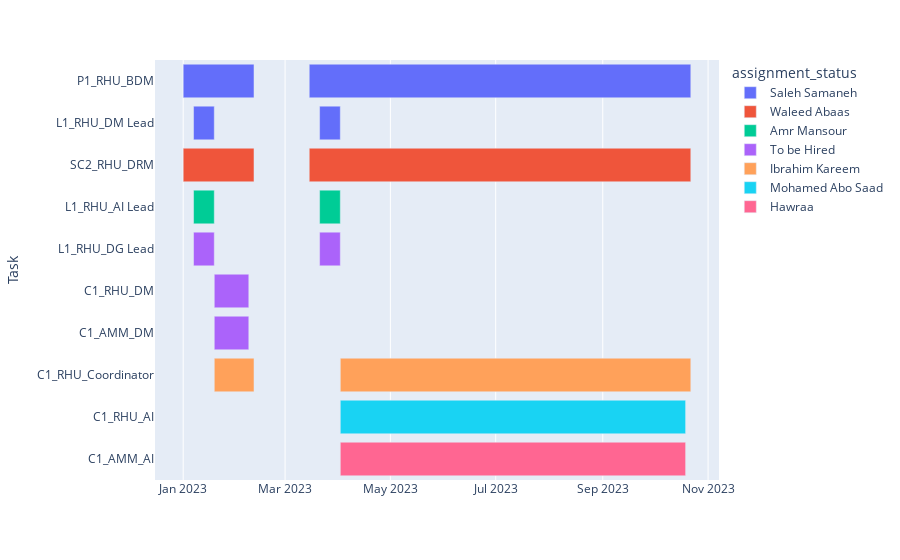

This figure's notebook cell:
### Code cell
def assignment_fullfilment(project,task):
    dict_1=ra_dict[project]
    try :
        assignment=dict_1[task][0]
    except: 
        assignment="To be Hired"
    return assignment

pd_2=utils.convert_to_pd(pipeline_tasks)
pd_2['assignment_status']=pd_2[["Project","Task"]].apply(lambda x:assignment_fullfilment(*x),axis=1)

utils.plot_assignment_gantt_chart(pd_2)

### Figure 1 — Plotly figure (JSON) as saved in the notebook; plotly's stock layout.template omitted (floating-point values rounded to 4 significant figures)
{"data": [{"alignmentgroup": "True", "base": ["2023-01-01T00:00:00", "2023-01-07T00:00:00", "2023-03-15T00:00:00", "2023-03-21T00:00:00"], "hovertemplate": "assignment_status=Saleh Samaneh<br>Start=%{base}<br>End=%{x}<br>Task=%{y}<extra></extra>", "legendgroup": "Saleh Samaneh", "marker": {"color": "#636efa", "pattern": {"shape": ""}}, "name": "Saleh Samaneh", "offsetgroup": "Saleh Samaneh", "orientation": "h", "showlegend": true, "textposition": "auto", "type": "bar", "x": [3542400000, 1036800000, 19094400000, 1036800000], "xaxis": "x", "y": ["P1_RHU_BDM", "L1_RHU_DM Lead", "P1_RHU_BDM", "L1_RHU_DM Lead"], "yaxis": "y"}, {"alignmentgroup": "True", "base": ["2023-01-01T00:00:00", "2023-03-15T00:00:00"], "hovertemplate": "assignment_status=Waleed Abaas<br>Start=%{base}<br>End=%{x}<br>Task=%{y}<extra></extra>", "legendgroup": "Waleed Abaas", "marker": {"color": "#EF553B", "pattern": {"shape": ""}}, "name": "Waleed Abaas", "offsetgroup": "Waleed Abaas", "orientation": "h", "showlegend": true, "textposition": "auto", "type": "bar", "x": [3542400000, 19094400000], "xaxis": "x", "y": ["SC2_RHU_DRM", "SC2_RHU_DRM"], "yaxis": "y"}, {"alignmentgroup": "True", "base": ["2023-01-07T00:00:00", "2023-03-21T00:00:00"], "hovertemplate": "assignment_status=Amr Mansour<br>Start=%{base}<br>End=%{x}<br>Task=%{y}<extra></extra>", "legendgroup": "Amr Mansour", "marker": {"color": "#00cc96", "pattern": {"shape": ""}}, "name": "Amr Mansour", "offsetgroup": "Amr Mansour", "orientation": "h", "showlegend": true, "textposition": "auto", "type": "bar", "x": [1036800000, 1036800000], "xaxis": "x", "y": ["L1_RHU_AI Lead", "L1_RHU_AI Lead"], "yaxis": "y"}, {"alignmentgroup": "True", "base": ["2023-01-07T00:00:00", "2023-01-19T00:00:00", "2023-01-19T00:00:00", "2023-03-21T00:00:00"], "hovertemplate": "assignment_status=To be Hired<br>Start=%{base}<br>End=%{x}<br>Task=%{y}<extra></extra>", "legendgroup": "To be Hired", "marker": {"color": "#ab63fa", "pattern": {"shape": ""}}, "name": "To be Hired", "offsetgroup": "To be Hired", "orientation": "h", "showlegend": true, "textposition": "auto", "type": "bar", "x": [1036800000, 1728000000, 1728000000, 1036800000], "xaxis": "x", "y": ["L1_RHU_DG Lead", "C1_RHU_DM", "C1_AMM_DM", "L1_RHU_DG Lead"], "yaxis": "y"}, {"alignmentgroup": "True", "base": ["2023-01-19T00:00:00", "2023-04-02T00:00:00"], "hovertemplate": "assignment_status=Ibrahim Kareem<br>Start=%{base}<br>End=%{x}<br>Task=%{y}<extra></extra>", "legendgroup": "Ibrahim Kareem", "marker": {"color": "#FFA15A", "pattern": {"shape": ""}}, "name": "Ibrahim Kareem", "offsetgroup": "Ibrahim Kareem", "orientation": "h", "showlegend": true, "textposition": "auto", "type": "bar", "x": [1987200000, 17539200000], "xaxis": "x", "y": ["C1_RHU_Coordinator", "C1_RHU_Coordinator"], "yaxis": "y"}, {"alignmentgroup": "True", "base": ["2023-04-02T00:00:00"], "hovertemplate": "assignment_status=Mohamed Abo Saad<br>Start=%{base}<br>End=%{x}<br>Task=%{y}<extra></extra>", "legendgroup": "Mohamed Abo Saad", "marker": {"color": "#19d3f3", "pattern": {"shape": ""}}, "name": "Mohamed Abo Saad", "offsetgroup": "Mohamed Abo Saad", "orientation": "h", "showlegend": true, "textposition": "auto", "type": "bar", "x": [17280000000], "xaxis": "x", "y": ["C1_RHU_AI"], "yaxis": "y"}, {"alignmentgroup": "True", "base": ["2023-04-02T00:00:00"], "hovertemplate": "assignment_status=Hawraa<br>Start=%{base}<br>End=%{x}<br>Task=%{y}<extra></extra>", "legendgroup": "Hawraa", "marker": {"color": "#FF6692", "pattern": {"shape": ""}}, "name": "Hawraa", "offsetgroup": "Hawraa", "orientation": "h", "showlegend": true, "textposition": "auto", "type": "bar", "x": [17280000000], "xaxis": "x", "y": ["C1_AMM_AI"], "yaxis": "y"}], "layout": {"barmode": "overlay", "legend": {"title": {"text": "assignment_status"}, "tracegroupgap": 0}, "margin": {"t": 60}, "xaxis": {"anchor": "y", "domain": [0, 1], "type": "date"}, "yaxis": {"anchor": "x", "autorange": "reversed", "domain": [0, 1], "title": {"text": "Task"}}}}
